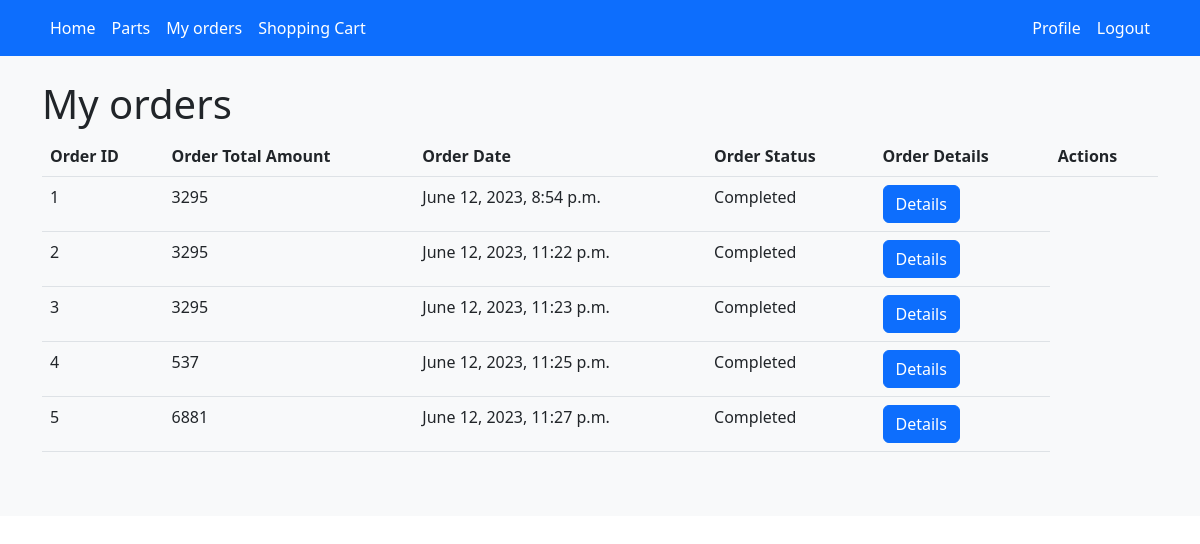
Page /my-orders/ (signed in) on the earlier database version.
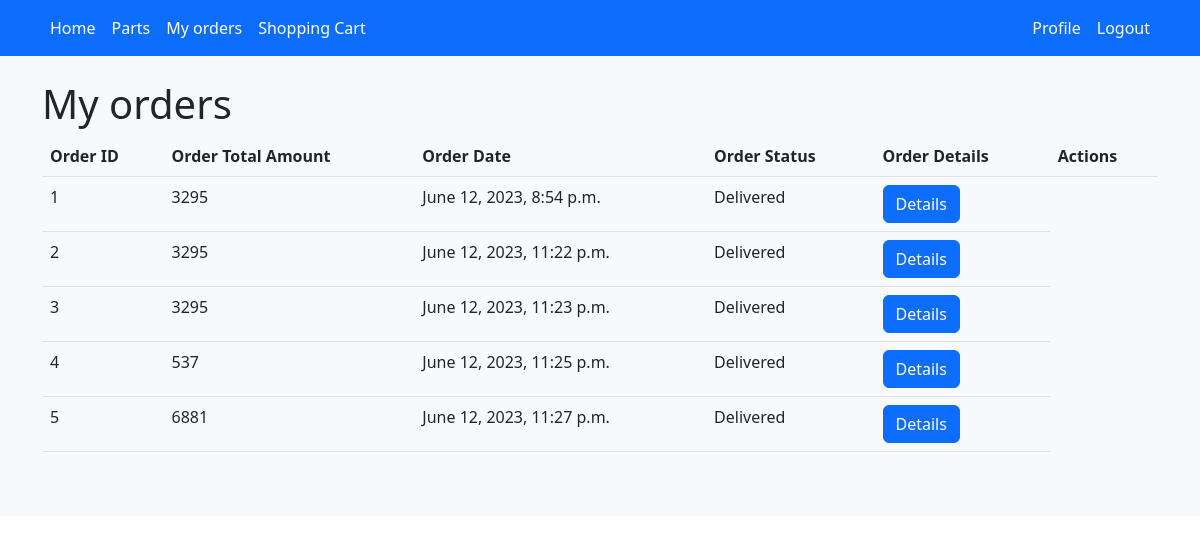
Same page on the later database version.
### autopartz/models.py (models this page shows, shortened)
class Order(models.Model):
    user = models.ForeignKey(CustomUser, on_delete=models.CASCADE)
    cart = models.ForeignKey(ShoppingCart, on_delete=models.CASCADE)
    total_amount = models.IntegerField()
    created_at = models.DateTimeField(auto_now_add=True)
    order_status = models.CharField(max_length=100,
                                    choices=([('Created', 'Created'), ('Shipped', 'Shipped'), ('Completed', 'Completed')]))

### autopartz/views.py (the view)
# urls.py: path('my-orders/', my_orders_view, name='my_orders'),
def my_orders_view(request):
    return render(request, 'my_orders.html', {
        'orders': get_current_custom_user_orders(request)
    })

### autopartz/views.py (called while the page is built)
def get_current_custom_user(request):
    return CustomUser.objects.all().filter(user=request.user).first()

def get_current_custom_user_orders(request):
    return Order.objects.all().filter(user=get_current_custom_user(request))

### templates/my_orders.html (shortened to what this page needs)
{% extends 'base.html' %}
{% block content %}
<h1 class="display-6">My orders</h1>
<table class="table pt-3">
    <thead>
    <tr>
        <th>Order ID</th>
        <th>Order Total Amount</th>
        <th>Order Date</th>
        <th>Order Status</th>
        <th>Order Details</th>
        <th>Actions</th>
    </thead>
    <tbody>
    {% for order in orders %}
        <tr>
        <td>{{ order.id }}</td>
        <td>{{ order.total_amount }}</td>
        <td>{{ order.created_at }}</td>
        <td>{{ order.order_status }}</td>
        <td><a href="{% url 'order_details' order.id %}" class="btn btn-primary">Details</a></td>
    {% endfor %}
</table>
{% endblock %}

Differences in the rows shown:
changed Order "June 12, 2023, 8:54 p.m.": order_status "Completed" → "Delivered"
changed Order "June 12, 2023, 11:22 p.m.": order_status "Completed" → "Delivered"
changed Order "June 12, 2023, 11:23 p.m.": order_status "Completed" → "Delivered"
changed Order "June 12, 2023, 11:25 p.m.": order_status "Completed" → "Delivered"
changed Order "June 12, 2023, 11:27 p.m.": order_status "Completed" → "Delivered"
